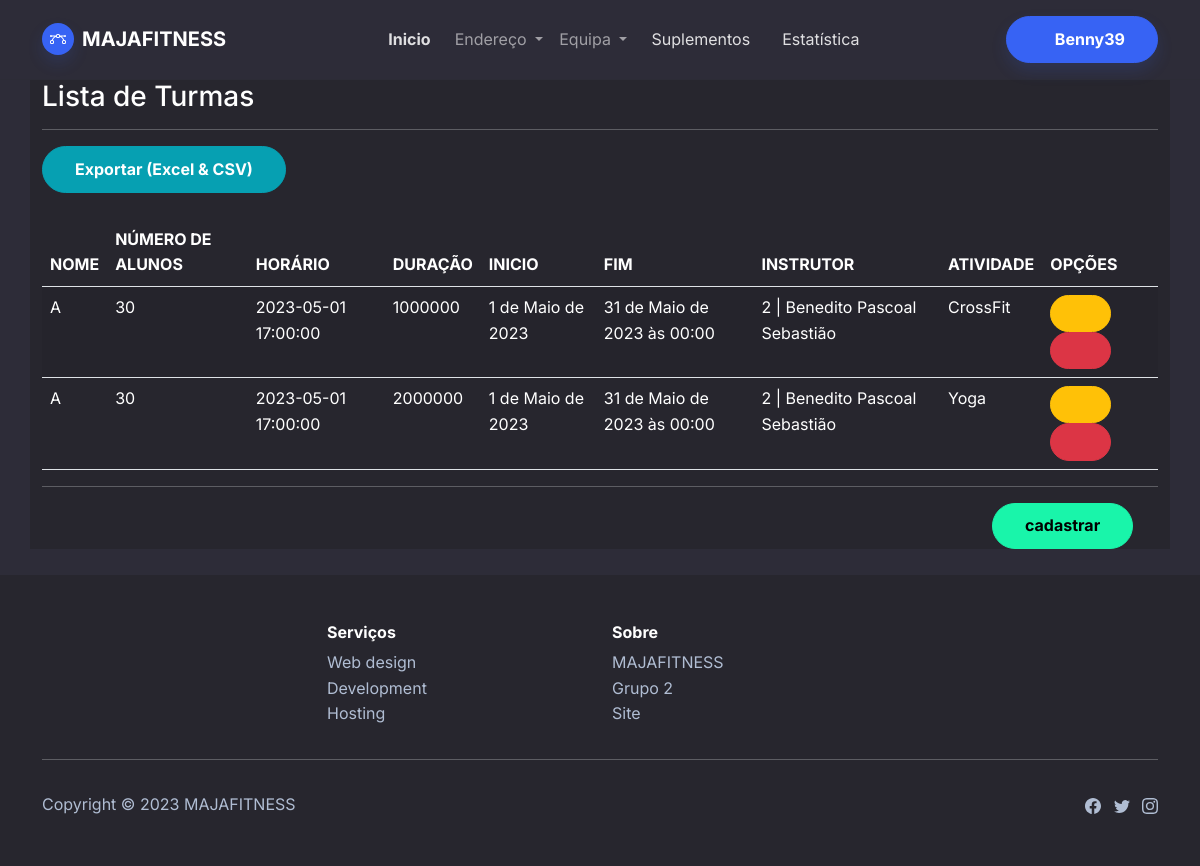
Before: /listar/turma (signed in) with the older database file.
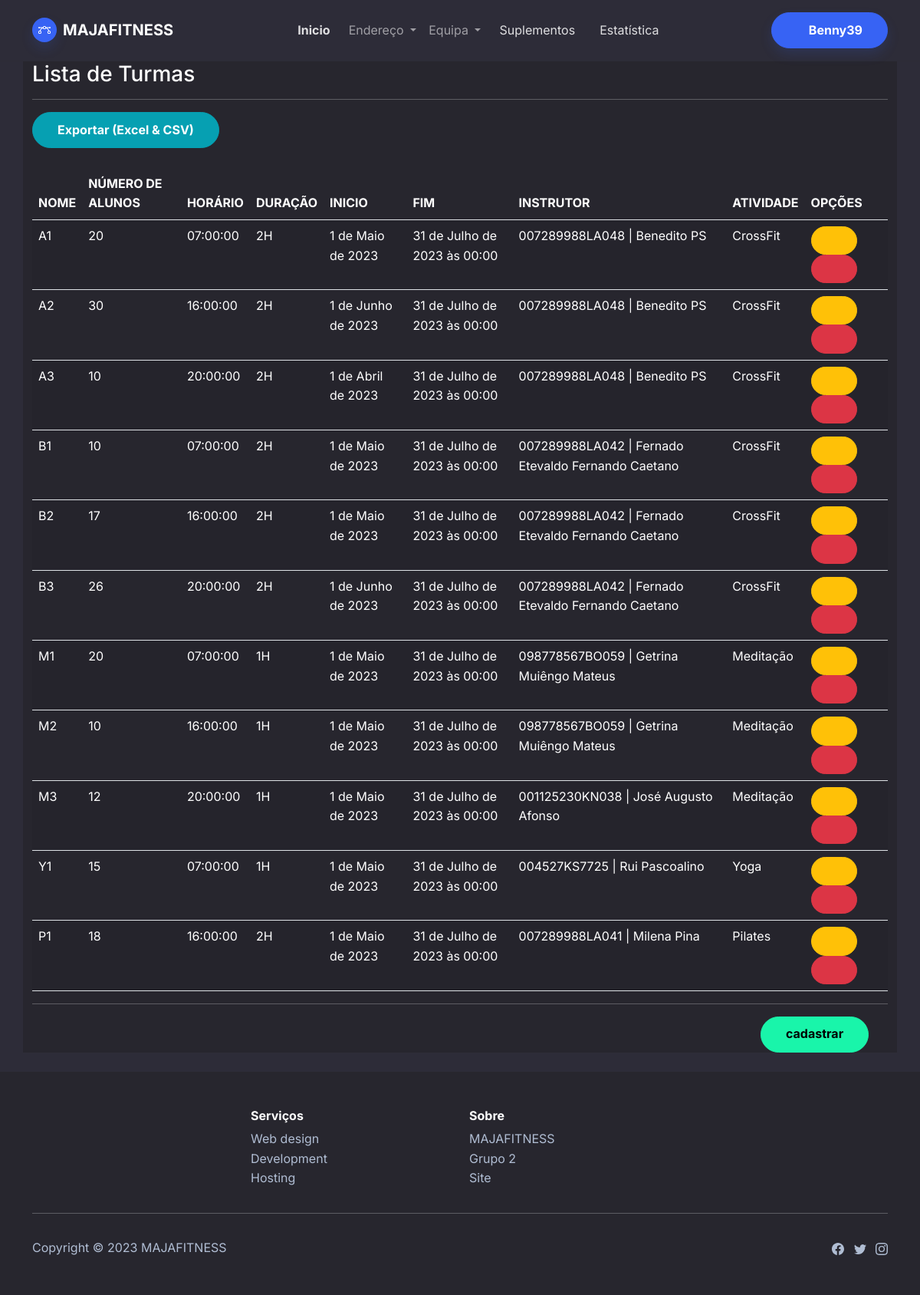
After: the same page with the newer database file.
### cadastros/models.py (models this page shows, shortened)
class Turma(models.Model):
    nome = models.CharField(max_length=100)
    numero_aluno = models.IntegerField(verbose_name="Número de Alunos")
    horario = models.CharField(max_length=20,verbose_name="Horário", choices=horario_choices)
    duracao = models.CharField(max_length=20,verbose_name="Duração", choices=duracao_choices)
    data_inicio = models.DateField()
    data_final = models.DateTimeField()
    instrutor = models.ForeignKey(Instrutor, on_delete=models.PROTECT)
    atividade = models.ForeignKey(Atividade, on_delete = models.PROTECT)

class Instrutor(models.Model):
    nome = models.CharField(max_length=100)
    bi = models.CharField(max_length=14,unique=True)
    data_nascimento = models.DateField(verbose_name="Data de Nascimento")
    titulo = models.CharField(max_length=50)
    contato1 = models.DecimalField(max_digits=9, decimal_places=0,verbose_name="Contato Príncipal")
    contato2 = models.DecimalField(max_digits=9, decimal_places=0,verbose_name="Contato Alternatico")
    endereco = models.ForeignKey(Bairro, on_delete = models.PROTECT)
    def __str__(self):
        return f"{self.bi} | {self.nome}"

class Atividade(models.Model):
    nome = models.CharField(max_length=50, unique=True)
    def __str__(self):
        return f"{self.nome}"

### cadastros/views.py (the view)
# urls.py: path("listar/turma", TurmaListar.as_view(), name="listar-turma"),
class TurmaListar(GroupRequiredMixin, LoginRequiredMixin, ListView):
    model = Turma
    template_name="listarTurma.html"
    group_required = u"admin"
    def get_context_data(self, *args, **kwargs):
        context = super().get_context_data(*args, **kwargs)
        context["titulo"] = "Lista de Turmas"
        return context

### cadastros/templates/listarTurma.html (shortened to what this page needs)
{% extends 'index.html' %}
{% load static %}
{% load crispy_forms_tags %}
{% block conteudo %}
<div class="container bg-dark">
    <h3 class="title">{{ titulo }}</h3>
    <hr>
    <a href="{% url 'turma' %}" type="button" class="btn btn-info">
        Exportar (Excel & CSV)
    </a>
    <br>
    <br>
        <table class="table table-striped table-hover table-condesed" id="tabela">
            <thead>
                <tr>
                    <th>NOME</th>
                    <th>NÚMERO DE ALUNOS</th>
                    <th>HORÁRIO</th>
                    <th>DURAÇÃO</th>
                    <th>INICIO</th>
                    <th>FIM</th>
                    <th>INSTRUTOR</th>
                    <th>ATIVIDADE</th>
                    <th>OPÇÕES</th>
                </tr>
            </thead>
            <tbody>
                {% for Turma in object_list %}
                <tr>
                    <td>{{ Turma.nome }}</td>
                    <td>{{ Turma.numero_aluno }}</td>
                    <td>{{ Turma.horario }}</td>
                    <td>{{ Turma.duracao }}</td>
                    <td>{{ Turma.data_inicio }}</td>
                    <td>{{ Turma.data_final }}</td>
                    <td>{{ Turma.instrutor }}</td>
                    <td>{{ Turma.atividade }}</td>
                    <td>
                        <a href="{% url 'editar-turma' Turma.pk %}" class="btn btn-warning btn-sm" data-toggle="tooltip" title="Editar">
                            <i class="fa fa-edit"></i>
                        </a>
                        <a href="{% url 'excluir-turma' Turma.pk %}" class="btn btn-danger btn-sm" data-toggle="tooltip" title="Excluir">
                            <i class="fa fa-trash"></i>
                        </a>
                    </td>
                </tr>
                {% empty %}
                <tr>
                    <td>
                        Sem conteúdo.
                    </td>
                </tr>
                {% endfor %}
            </tbody>
        </table>
        <hr>
        <div class="row">
            <div class="col-md-4">
            </div>
            <div class="col-md-6">
            </div>
            <div class="col-md-2">
                <a href="{% url 'cadastrar-turma' %}" type="button" class="btn btn-success">
                    cadastrar
                </a>
            </div>
        </div>
</div>
<br>
{% endblock %}

Changed rows visible on the page:
changed Turma (number 1 of 11 on the later page): nome "A" → "A1"; numero_aluno "30" → "20"; horario "2023-05-01 17:00:00" → "07:00:00"; duracao "1000000" → "2H"; data_final "31 de Maio de 2023 às 00:00" → "31 de Julho de 2023 às 00:00"; instrutor "2 | Benedito Pascoal Sebastião" → "007289988LA048 | Benedito PS"
changed Turma (number 2 of 11 on the later page): nome "A" → "A2"; horario "2023-05-01 17:00:00" → "16:00:00"; duracao "2000000" → "2H"; data_inicio "1 de Maio de 2023" → "1 de Junho de 2023"; data_final "31 de Maio de 2023 às 00:00" → "31 de Julho de 2023 às 00:00"; instrutor "2 | Benedito Pascoal Sebastião" → "007289988LA048 | Benedito PS"; atividade "Yoga" → "CrossFit"
added Turma: nome "A3", numero_aluno "10", horario "20:00:00", duracao "2H", data_inicio "1 de Abril de 2023", data_final "31 de Julho de 2023 às 00:00", instrutor "007289988LA048 | Benedito PS", atividade "CrossFit"
added Turma: nome "B1", numero_aluno "10", horario "07:00:00", duracao "2H", data_inicio "1 de Maio de 2023", data_final "31 de Julho de 2023 às 00:00", instrutor "007289988LA042 | Fernado Etevaldo Fernando Caetano", atividade "CrossFit"
added Turma: nome "B2", numero_aluno "17", horario "16:00:00", duracao "2H", data_inicio "1 de Maio de 2023", data_final "31 de Julho de 2023 às 00:00", instrutor "007289988LA042 | Fernado Etevaldo Fernando Caetano", atividade "CrossFit"
added Turma: nome "B3", numero_aluno "26", horario "20:00:00", duracao "2H", data_inicio "1 de Junho de 2023", data_final "31 de Julho de 2023 às 00:00", instrutor "007289988LA042 | Fernado Etevaldo Fernando Caetano", atividade "CrossFit"
added Turma: nome "M1", numero_aluno "20", horario "07:00:00", duracao "1H", data_inicio "1 de Maio de 2023", data_final "31 de Julho de 2023 às 00:00", instrutor "098778567BO059 | Getrina Muiêngo Mateus", atividade "Meditação"
added Turma: nome "M2", numero_aluno "10", horario "16:00:00", duracao "1H", data_inicio "1 de Maio de 2023", data_final "31 de Julho de 2023 às 00:00", instrutor "098778567BO059 | Getrina Muiêngo Mateus", atividade "Meditação"
added Turma: nome "M3", numero_aluno "12", horario "20:00:00", duracao "1H", data_inicio "1 de Maio de 2023", data_final "31 de Julho de 2023 às 00:00", instrutor "001125230KN038 | José Augusto Afonso", atividade "Meditação"
added Turma: nome "Y1", numero_aluno "15", horario "07:00:00", duracao "1H", data_inicio "1 de Maio de 2023", data_final "31 de Julho de 2023 às 00:00", instrutor "004527KS7725 | Rui Pascoalino", atividade "Yoga"
added Turma: nome "P1", numero_aluno "18", horario "16:00:00", duracao "2H", data_inicio "1 de Maio de 2023", data_final "31 de Julho de 2023 às 00:00", instrutor "007289988LA041 | Milena Pina", atividade "Pilates"
